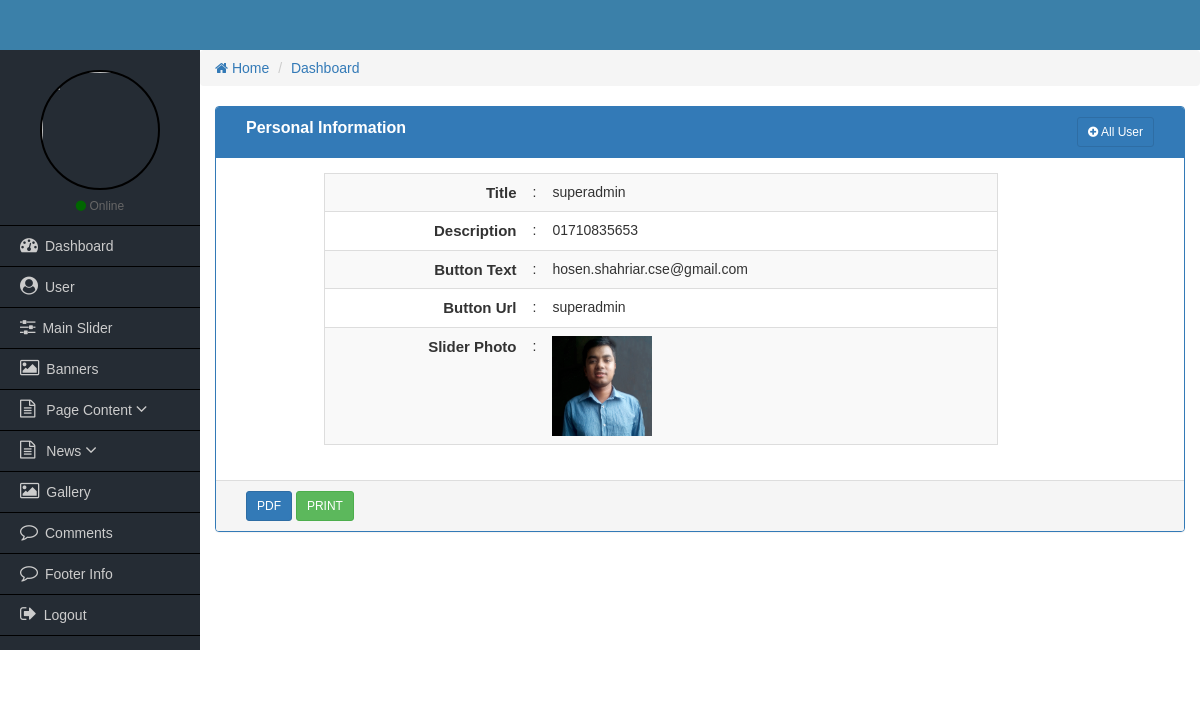
Page /admin/view-sliders.php?viewId=4 on the committed database.
### tables this page shows
CREATE TABLE `tbl_user` (
  `id` int(11) NOT NULL,
  `name` varchar(50) NOT NULL,
  `phone` varchar(25) NOT NULL,
  `email` varchar(50) NOT NULL,
  `username` varchar(50) NOT NULL,
  `password` varchar(50) NOT NULL,
  `role_id` int(11) NOT NULL,
  `image` varchar(255) NOT NULL
);

### admin/view-sliders.php (the view, shortened to what this page needs)
<?php
    require_once('functions/admin-functions.php');
    $id = $_REQUEST['viewId'];
?>
<div class="col-md-12">
    <div class="panel panel-primary">
        <div class="panel-heading">
            <div class="col-md-9 heading_title">
                Personal Information
             </div>
             <div class="col-md-3 text-right">
                <a href="all-user.php" class="btn btn-sm btn btn-primary"><i class="fa fa-plus-circle"></i> All User</a>
            </div>
            <div class="clearfix"></div>
        </div>
      <div class="panel-body">
          <div class="col-md-1">
          </div>
          <div class="col-md-9">
            <table class="table table-hover table-striped table-responsive view_table_cus">
                <?php
                      $query = "SELECT * FROM tbl_user NATURAL JOIN tbl_user_role WHERE id='$id' ";
                      $sqlQuery = mysqli_query($dbconnect, $query);
                      $row = mysqli_fetch_array($sqlQuery);
                 ?>
                <tr>
                    <td>Title</td>
                    <td>:</td>
                    <td><?php echo $row['name']; ?></td>
                </tr>
                <tr>
                    <td>Description</td>
                    <td>:</td>
                    <td><?php echo $row['phone']; ?></td>
                </tr>
                <tr>
                    <td>Button Text</td>
                    <td>:</td>
                    <td><?php echo $row['email']; ?></td>
                </tr>
                <tr>
                    <td>Button Url</td>
                    <td>:</td>
                    <td><?php echo $row['username']; ?></td>
                </tr>
                <tr>
                    <td>Slider Photo</td>
                    <td>:</td>
                    <td><img class="userPhoto" src="uploads/<?php echo $row['image']; ?>" width="100" alt=""></td>
                </tr>
            </table>
          </div>
          <div class="col-md-2">
          </div>
      </div>
      <div class="panel-footer">
        <div class="col-md-4">
            <a href="#" class="btn btn-sm btn-primary">PDF</a>
            <a href="#" class="btn btn-sm btn-success">PRINT</a>
        </div>
        <div class="col-md-4">
        </div>
        <div class="col-md-4 text-right">
        </div>
        <div class="clearfix"></div>
      </div>
    </div>
</div>

### admin/css/style.css (style rules this page uses)
* { margin:0px; padding:0px; outline:0px; }
img { border:0px; }
a { text-decoration:none; }
body { font-family:Verdana, Geneva, sans-serif; }
.heading_title { font-size:16px; font-weight:bold; }
.view_table_cus { border:1px solid #ddd; }
.view_table_cus tr td:first-child { width:30%; text-align:right; font-size:15px; font-weight:bold; }
.view_table_cus tr td:last-child { width:68%; text-align:left; }
.userPhoto { width: 100px; }
.panel-body { padding: 15px; }

### admin/css/sidebar.css (style rules this page uses)
body { margin: 0px; padding: 0px; }

### rows in the picture
tbl_user: name "superadmin", phone "01710835653", email "hosen.shahriar.cse@gmail.com", username "superadmin", image (picture)
